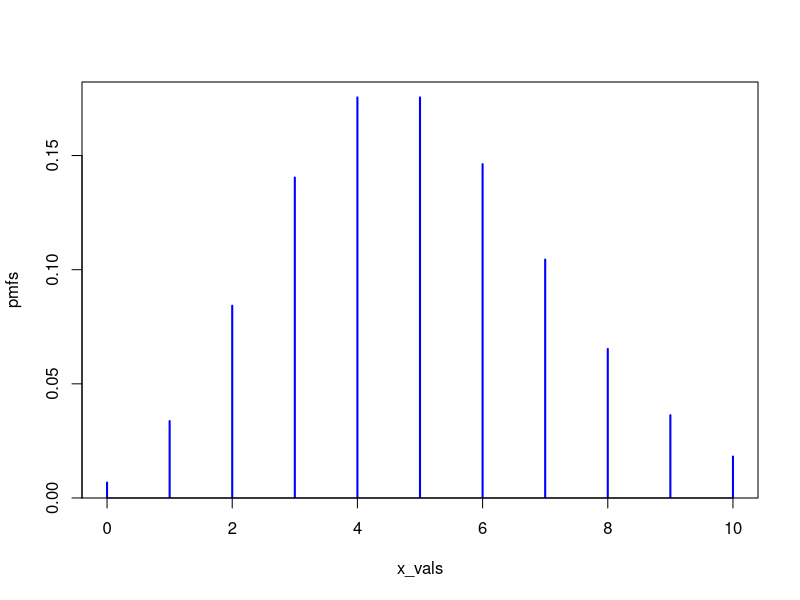
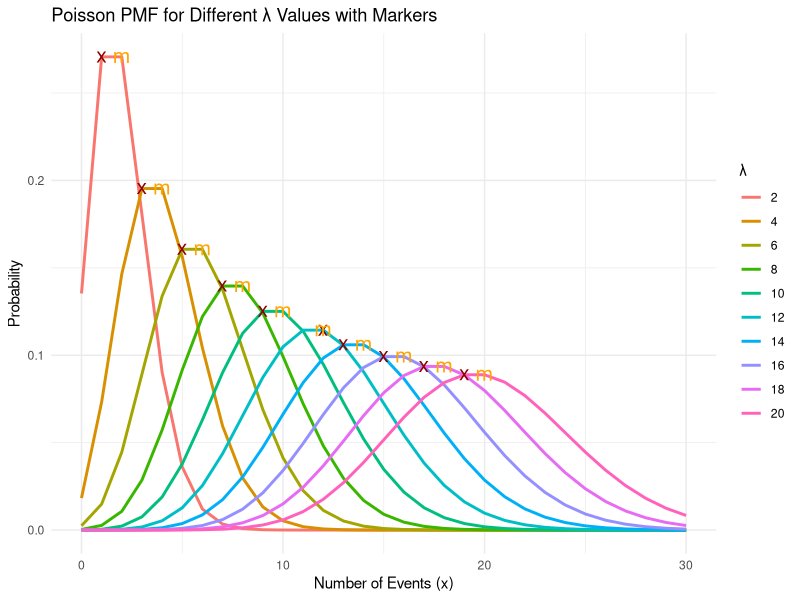

Write R code to recreate these figures, in order.
## ---- chunk 1
knitr::opts_chunk$set(echo = TRUE)
# Load necessary libraries
library(ggplot2)
library(dplyr)
library(kableExtra)
## ---- chunk 2
x_vals <- 0:10
x_vals_wider <- 0:50
pmfs <- dpois(x_vals, lambda = 5)
plot(x_vals, pmfs, type = 'h', lwd = 2, col = 'blue')
cat('The x value with the highest pmf is: ', x_vals[which.max(pmfs)])

## ---- chunk 3
# Define lambda values
lambdas <- seq(2,20,2)

# Create a data frame to store PMF values
x_upper_lim <- 30
pmf_data <- data.frame(x = rep(0:x_upper_lim, length(lambdas)),
                       lambda = rep(lambdas, each = length(0:x_upper_lim)))
pmf_data$pmf <- dpois(x = pmf_data$x, lambda = pmf_data$lambda)


max_pmf_x <- pmf_data %>% group_by(lambda) %>% 
  summarise(x_max = x[which.max(pmf)], 
            max_pmf = max(pmf))


# Plot PMFs with geom_line and markers
ggplot(pmf_data, aes(x, pmf, color = factor(lambda))) +
  geom_line(size = 1) +
  geom_point(data = max_pmf_x, aes(x = x_max, y = max_pmf, 
                                   # shape = 'x_max'
                                   ), 
             shape = 'x', size = 5, col = "darkred") +
  
  geom_point(data = max_pmf_x, aes(x = lambda, y = max_pmf, 
                                   # shape = 'lambda'
                                   ),shape = 'm', 
             size = 5, 
             col = "orange") +
  labs(x = "Number of Events (x)", y = "Probability",
       title = "Poisson PMF for Different λ Values with Markers") +

  theme_minimal() +
  scale_color_discrete(name = "λ")
## ---- chunk 4
library(dplyr)

# Define lambda values and x values
lambdas <- 0:50
x_vals <- 0:100

# Generate all combinations of lambda and x, and compute PMF
pmf_data <- expand.grid(lambda = lambdas, x = x_vals) %>%
  mutate(pmf = dpois(x, lambda))

# Find the maximum PMF for each lambda and handle multiple x values
max_pmf_data <- pmf_data %>%
  group_by(lambda) %>%
  filter(pmf == max(pmf)) %>%
  summarise(x = paste(unique(x), collapse = ","), pmf = first(pmf), .groups = 'drop')

# Compute P(X > lambda)
prob_data <- data.frame(lambda = lambdas) %>%
  mutate(prob_larger_lambda = 1 - ppois(q = lambda, lambda = lambda, lower.tail = TRUE))

# Merge dataframes and create the comparison column
result_df <- max_pmf_data %>%
  left_join(prob_data, by = "lambda") %>%
  rowwise() %>%  # This will ensure operations are performed row by row
  mutate(comparison = {
    xs_numeric <- as.numeric(unlist(strsplit(x, ",")))  # Convert x values to numeric
    if (all(xs_numeric > lambda)) {
      "larger"
    } else if (all(xs_numeric < lambda)) {
      "smaller"
    } else if (all(xs_numeric == lambda)) {
      "equal"
    } else {
      "mixed"
    }
  }) %>%
  ungroup()
kable(result_df, col.names = c('lambda', 'arg Max x(PMF)', 'max PMF', 'P(X>lambda)', 'arg Max x VS lambda'))
